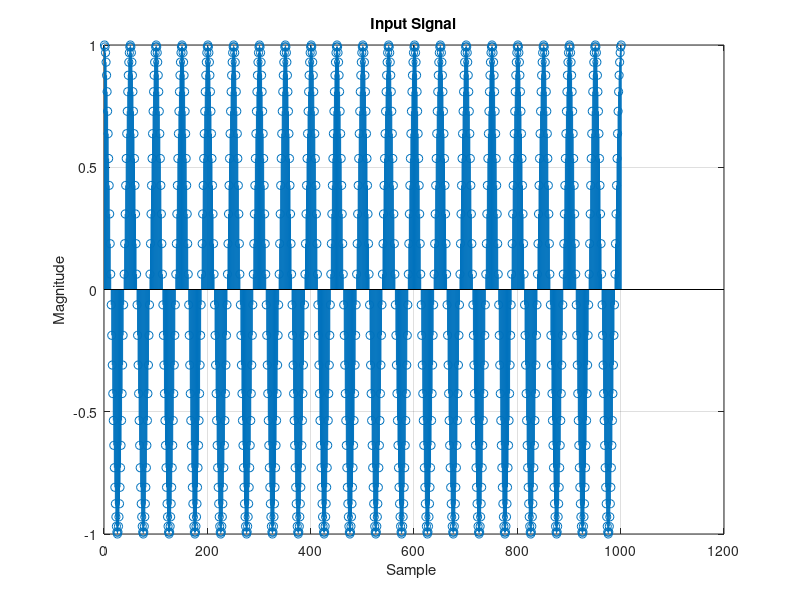
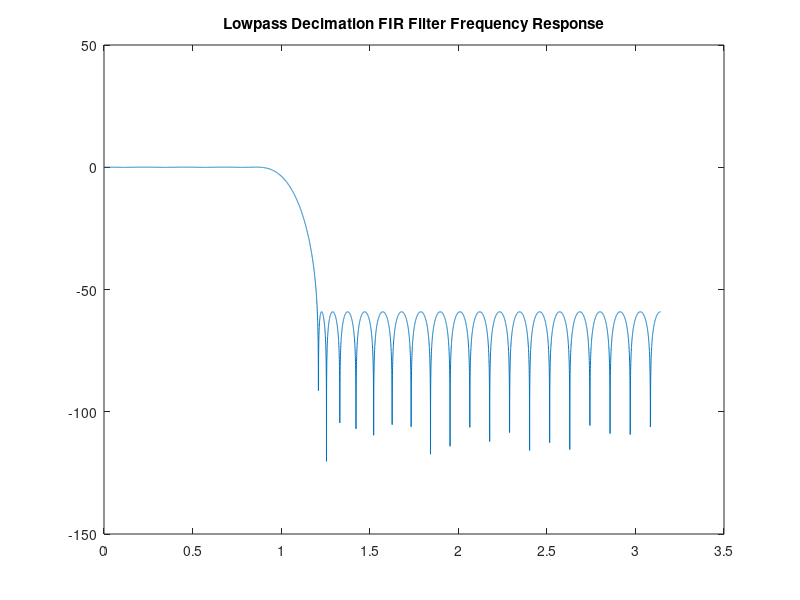

Reproduce these figures in MATLAB, in order. (Note: this script raises an error after producing the figures.)
% Sampling Practice
clear; clc; close all;

%%%%%%%%%%%%%%%%%%%%%%%%%%%%%%%%%%%%%%%%%%%%%%%%%%%%%%%%%%%%%%%%%%%
 % Input Signal Declaration
Fs = 1000;
t = 0:1/Fs:1;

f0 = 20;
x = cos(2*pi*f0*t);
n = 1:length(x);

fig_n = 0;
fig_n = fig_n + 1;
figure(fig_n);
stem(n, x);
xlabel('Sample ');
ylabel('Magnitude');
title('Input Signal');
grid on;
%%%%%%%%%%%%%%%%%%%%%%%%%%%%%%%%%%%%%%%%%%%%%%%%%%%%%%%%%%%%%%%%%%%

%%%%%%%%%%%%%%%%%%%%%%%%%%%%%%%%%%%%%%%%%%%%%%%%%%%%%%%%%%%%%%%%%%%
% Interpolation Specs and LPF Generation and Plotting
M = 3;
wc = pi/M;
sig1 = 0.01; sig2 = 0.001;
wp = 0.85*wc; ws = 1.15*wc;
beta1 = sig1/2; beta2 = sig2;
f = [wp/pi ws/pi];
a = [1 0];
dev = [beta1 beta2];
[N,fo,ao,w] = firpmord(f,a,dev);
N = N + mod(M - mod(N,M), M) - 1; % this is so the number of taps is always divisable by L, so our ROM matrix is rectangular without zero padding
h = firpm(N,fo,ao,w);
[Hz, w] = freqz(h,1, 8192);
Hz_dB = 20 * log10(abs(Hz));

Rp_dB = 20*log10(1-sig1);
Rs_dB = 20*log10(sig2);
fig_n = fig_n + 1;
figure(fig_n);
plot(w, Hz_dB, '-');
title('Lowpass Decimation FIR Filter Frequency Response');
xline(wp, ':r', sprintf('wpH(z) = %.4f', wp)); xline(ws, ...
':r', sprintf('wsH(z) = %.4f', ws));
yline(Rp_dB/2, ':r', sprintf('Rp = %.4f dB', Rp_dB/2));
yline(-Rp_dB/2, ':r', sprintf('Rp = %.4f dB', -Rp_dB/2));
yline(Rs_dB, ':r', sprintf('Rs = %.4f dB', Rs_dB));
set(gca, 'XTick', 0:pi/10:pi);
set(gca, 'XTickLabel', {'0', '0.1pi', '0.2pi', '0.3pi', '0.4pi', ...
'0.5pi', '0.6pi', '0.7pi', '0.8pi', '0.9pi', 'pi'});
xlabel('Normalized Frequency');
ylabel('Magnitude Response (dB)');
grid on;
%%%%%%%%%%%%%%%%%%%%%%%%%%%%%%%%%%%%%%%%%%%%%%%%%%%%%%%%%%%%%%%%%%%

%%%%%%%%%%%%%%%%%%%%%%%%%%%%%%%%%%%%%%%%%%%%%%%%%%%%%%%%%%%%%%%%%%%
% Filter input signal and plot
x_filtered = conv(h, x);
y1 = downsample(x_filtered, M);
ny1 = 1:length(y1);
fig_n = fig_n + 1;
figure(fig_n);
stem(ny1, y1);
xlabel('Index');
ylabel('Magnitude');
title('Convolution of Filter and Input Signal');
grid on;
%%%%%%%%%%%%%%%%%%%%%%%%%%%%%%%%%%%%%%%%%%%%%%%%%%%%%%%%%%%%%%%%%%%

%%%%%%%%%%%%%%%%%%%%%%%%%%%%%%%%%%%%%%%%%%%%%%%%%%%%%%%%%%%%%%%%%%%
% Split into Polyphase Components
polyphase_coeffs = cell(1, M);
for k = 1:M
   polyphase_coeffs{k} = h(k:M:end);
end

fig_n = fig_n + 1;
figure(fig_n);
for k = 1:M
   subplot(M, 1, k);
   stem(polyphase_coeffs{k}, 'filled');
   title(['Polyphase Component E_{', num2str(k-1), '}']);
   ylabel('h[n]');
   grid on;
end
xlabel('Tap Index');
%%%%%%%%%%%%%%%%%%%%%%%%%%%%%%%%%%%%%%%%%%%%%%%%%%%%%%%%%%%%%%%%%%%

%%%%%%%%%%%%%%%%%%%%%%%%%%%%%%%%%%%%%%%%%%%%%%%%%%%%%%%%%%%%%%%%%%%
% Populate ROM
row_size = length(h)/M;
column_size = M;

ROM = zeros(row_size, column_size);
for k = 1:column_size
    ROM(1:length(polyphase_coeffs{k}), k) = polyphase_coeffs{k}(:);
end
disp(ROM);
%%%%%%%%%%%%%%%%%%%%%%%%%%%%%%%%%%%%%%%%%%%%%%%%%%%%%%%%%%%%%%%%%%%

%%%%%%%%%%%%%%%%%%%%%%%%%%%%%%%%%%%%%%%%%%%%%%%%%%%%%%%%%%%%%%%%%%%
% Operate on input signal
shift_register = zeros(row_size,1);
output_signal = zeros(1, ceil(length(x)/M));
out_idx = 1;

for k = 1:(length(x)+row_size-1)
    % Shift in the current input
    if k <= length(x)
        shift_register = [x(k); shift_register(1:end-1)];
    else
        shift_register = [0; shift_register(1:end-1)];
    end
    % Only produce output every M samples
    if mod(k-1, M) == 0
        % sum over polyphase branches
        temp_sum = 0;
        for p = 1:M
            temp_sum = temp_sum + sum(shift_register .* ROM(:,p));
        end
        output_signal(out_idx) = temp_sum;
        out_idx = out_idx + 1;
    end
end
y2 = output_signal;
%%%%%%%%%%%%%%%%%%%%%%%%%%%%%%%%%%%%%%%%%%%%%%%%%%%%%%%%%%%%%%%%%%%

%%%%%%%%%%%%%%%%%%%%%%%%%%%%%%%%%%%%%%%%%%%%%%%%%%%%%%%%%%%%%%%%%%%
% Plot the output signal
ny2 = 1:length(y2);
fig_n = fig_n + 1;
figure(fig_n);
stem(ny2, y2);
xlabel('Index');
ylabel('Magnitude');
title('ROM Based Polyphase Interpolation');
grid on;
%%%%%%%%%%%%%%%%%%%%%%%%%%%%%%%%%%%%%%%%%%%%%%%%%%%%%%%%%%%%%%%%%%%